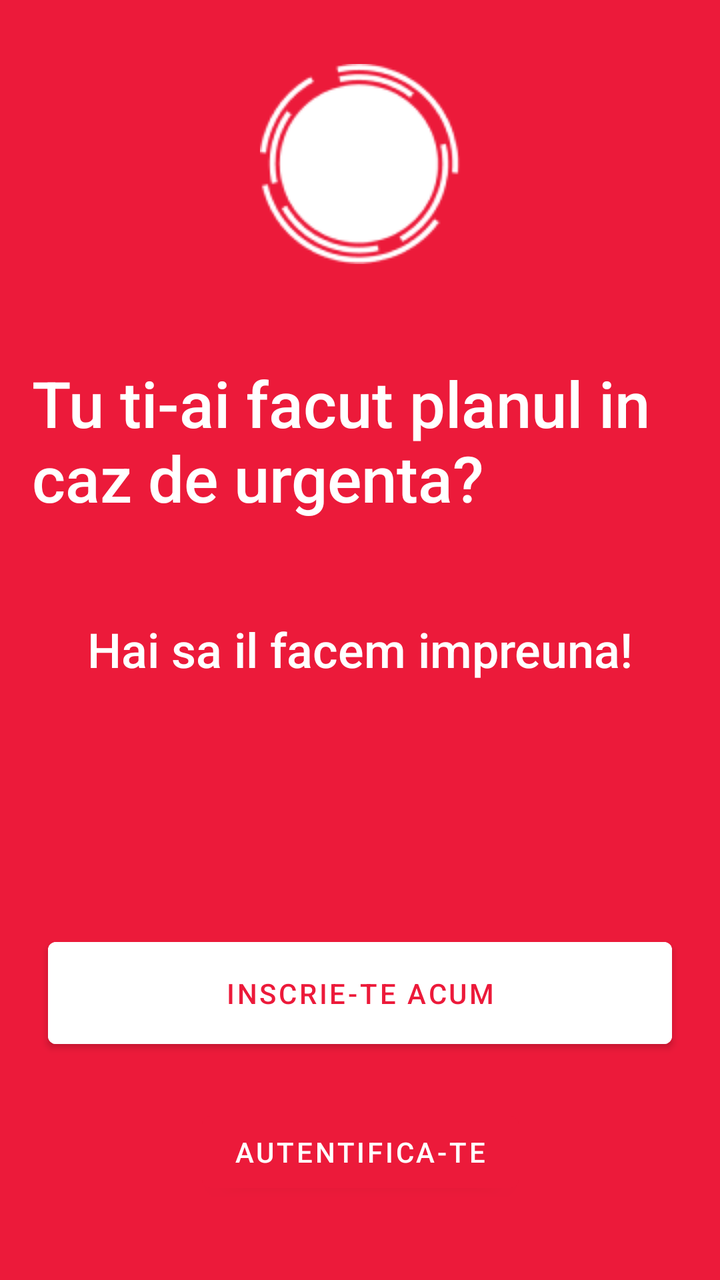
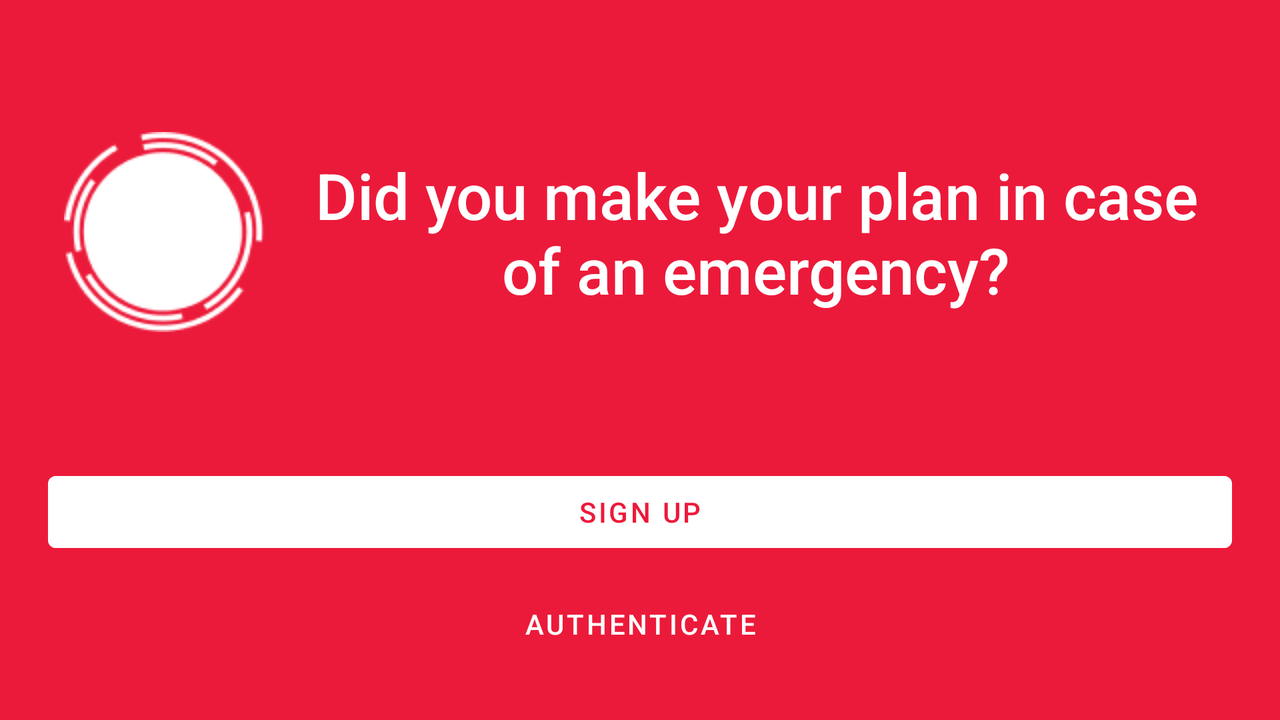

The same Android screen from two of the app's own layout files: first res/layout/ as a phone draws it, then the repository's variant for another configuration, drawn on a device whose configuration selects that folder. Both files follow.
<!-- AndroidManifest.xml: application theme AppTheme -->
<!-- res/layout/activity_login.xml -->
<androidx.constraintlayout.widget.ConstraintLayout xmlns:android="http://schemas.android.com/apk/res/android"
    xmlns:app="http://schemas.android.com/apk/res-auto"
    xmlns:tools="http://schemas.android.com/tools"
    android:layout_width="match_parent"
    android:layout_height="match_parent"
    android:background="@color/colorPrimary"
    android:clipChildren="false"
    android:clipToPadding="false"
    android:padding="@dimen/margin"
    tools:context="ro.code4.deurgenta.ui.login.LoginActivity">

    <ImageView
        android:id="@+id/logo"
        android:layout_width="wrap_content"
        android:layout_height="wrap_content"
        android:adjustViewBounds="true"
        android:layout_marginTop="@dimen/margin"
        app:layout_constraintEnd_toEndOf="parent"
        app:layout_constraintStart_toStartOf="parent"
        app:layout_constraintTop_toTopOf="parent"
        app:srcCompat="@drawable/logo_white"
        tools:ignore="ContentDescription" />


    <TextView
        android:id="@+id/title"
        style="@style/Text.Heading"
        android:layout_width="wrap_content"
        android:layout_height="wrap_content"
        android:layout_marginStart="@dimen/margin"
        android:layout_marginEnd="@dimen/margin"
        app:layout_constraintTop_toBottomOf="@id/logo"
        app:layout_constraintStart_toStartOf="parent"
        app:layout_constraintEnd_toEndOf="parent"
        android:layout_marginTop="@dimen/xxbig_margin"
        android:text="Tu ti-ai facut planul in caz de urgenta?" />


    <TextView
        android:id="@+id/subtitle"
        style="@style/Text.Big"
        android:layout_width="wrap_content"
        android:layout_height="wrap_content"
        android:layout_marginStart="@dimen/margin"
        android:layout_marginEnd="@dimen/margin"
        app:layout_constraintTop_toBottomOf="@id/title"
        app:layout_constraintStart_toStartOf="parent"
        app:layout_constraintEnd_toEndOf="parent"
        android:layout_marginTop="@dimen/xxbig_margin"
        android:text="Hai sa il facem impreuna!" />


    <com.google.android.material.button.MaterialButton
            android:id="@+id/signupButton"
            style="@style/Text.Signup"
            android:layout_width="match_parent"
            android:paddingTop="@dimen/margin"
            android:paddingBottom="@dimen/margin"
            app:layout_constraintStart_toStartOf="parent"
            app:layout_constraintEnd_toEndOf="parent"
            app:layout_constraintBottom_toTopOf="@+id/loginButton"
            android:layout_marginBottom="@dimen/big_margin"
            android:layout_marginStart="@dimen/small_margin"
            android:layout_marginEnd="@dimen/small_margin"
            android:text="@string/button_signup" />

    <com.google.android.material.button.MaterialButton
        android:id="@+id/loginButton"
        style="@style/Text"
        android:layout_width="wrap_content"
        android:layout_height="wrap_content"
        android:layout_marginBottom="@dimen/big_margin"
        app:layout_constraintStart_toStartOf="parent"
        app:layout_constraintEnd_toEndOf="parent"
        app:layout_constraintBottom_toBottomOf="parent"
        android:text="@string/button_login"/>

</androidx.constraintlayout.widget.ConstraintLayout>
<!-- resources referenced by this layout -->
<resources>
  <color name="colorPrimary">#EC1A3A</color>
  <dimen name="big_margin">24dp</dimen>
  <dimen name="margin">16dp</dimen>
  <dimen name="small_margin">8dp</dimen>
  <dimen name="xxbig_margin">48dp</dimen>
  <!-- drawable logo_white: png bitmap (drawable, 4680 bytes) -->
  <string name="button_login" translatable="false">Autentifica-te</string>
  <string name="button_signup" translatable="false">Inscrie-te acum</string>
  <style name="Text">
          <item name="android:textSize">14sp</item>
          <item name="android:textColor">@color/white</item>
          <item name="android:fontFamily">sans-serif-medium</item>
      </style>
  <style name="Text.Big">
          <item name="android:textColor">@color/white</item>
          <item name="android:textSize">24sp</item>
      </style>
  <style name="Text.Heading">
          <item name="android:textColor">@color/white</item>
          <item name="android:textSize">32sp</item>
      </style>
  <style name="Text.Signup">
          <item name="android:textSize">14sp</item>
          <item name="android:textColor">@color/colorPrimary</item>
          <item name="android:backgroundTint">@color/colorPrimaryLight</item>
          <item name="android:fontFamily">sans-serif-medium</item>
      </style>
  <style name="AppTheme" parent="Theme.MaterialComponents.Light.DarkActionBar">
          
          <item name="colorPrimary">@color/colorPrimary</item>
          <item name="colorPrimaryDark">@color/colorPrimary</item>
          <item name="colorAccent">@color/colorPrimary</item>
          <item name="android:windowIsTranslucent">false</item>
      </style>
  <color name="white">#ffffff</color>
  <color name="colorPrimaryLight">#ffffff</color>
</resources>
<!-- res/layout-land/activity_login.xml (the repository's variant of the layout above) -->
<!-- drawn on the phone turned sideways -->
<androidx.constraintlayout.widget.ConstraintLayout xmlns:android="http://schemas.android.com/apk/res/android"
    xmlns:app="http://schemas.android.com/apk/res-auto"
    xmlns:tools="http://schemas.android.com/tools"
    android:layout_width="match_parent"
    android:layout_height="match_parent"
    android:background="@color/colorPrimary"
    android:clipChildren="false"
    android:clipToPadding="false"
    android:padding="@dimen/margin"
    tools:context="ro.code4.deurgenta.ui.login.LoginActivity">

    <ImageView
        android:id="@+id/logo"
        android:layout_width="wrap_content"
        android:layout_height="wrap_content"
        android:layout_marginStart="@dimen/margin"
        android:layout_marginBottom="@dimen/margin"
        android:adjustViewBounds="true"
        app:layout_constraintBottom_toTopOf="@+id/signupButton"
        app:layout_constraintEnd_toStartOf="@id/title"
        app:layout_constraintStart_toStartOf="parent"
        app:layout_constraintTop_toTopOf="parent"
        app:srcCompat="@drawable/logo_white"
        tools:ignore="ContentDescription" />

    <TextView
        android:id="@+id/title"
        style="@style/Text.Heading"
        android:layout_width="0dp"
        android:layout_height="wrap_content"
        android:layout_marginStart="@dimen/margin"
        android:layout_marginEnd="@dimen/margin"
        android:layout_marginBottom="@dimen/margin"
        android:gravity="center"
        android:text="@string/login_title"
        app:layout_constraintBottom_toTopOf="@+id/signupButton"
        app:layout_constraintEnd_toEndOf="parent"
        app:layout_constraintStart_toEndOf="@id/logo"
        app:layout_constraintTop_toTopOf="parent" />

    <com.google.android.material.button.MaterialButton
        android:id="@+id/signupButton"
        style="@style/Signup.Button"
        android:layout_width="match_parent"
        android:layout_height="wrap_content"
        android:layout_marginStart="@dimen/small_margin"
        android:layout_marginEnd="@dimen/small_margin"
        android:layout_marginBottom="@dimen/small_margin"
        android:text="@string/login_button_signup"
        app:layout_constraintBottom_toTopOf="@+id/loginButton"
        app:layout_constraintEnd_toEndOf="parent"
        app:layout_constraintStart_toStartOf="parent" />

    <com.google.android.material.button.MaterialButton
        android:id="@+id/loginButton"
        style="@style/Signup.Button.Simple"
        android:layout_width="wrap_content"
        android:layout_height="wrap_content"
        android:layout_marginBottom="@dimen/small_margin"
        android:text="@string/login_button_login"
        app:layout_constraintBottom_toBottomOf="parent"
        app:layout_constraintEnd_toEndOf="parent"
        app:layout_constraintStart_toStartOf="parent" />

</androidx.constraintlayout.widget.ConstraintLayout>
<!-- resources referenced by the variant -->
<!-- as the phone turned sideways resolves them -->
<resources>
  <color name="colorPrimary">#EC1A3A</color>
  <dimen name="margin">16dp</dimen>
  <dimen name="small_margin">8dp</dimen>
  <!-- drawable logo_white: png bitmap (drawable, 4680 bytes) -->
  <string name="login_button_login" translatable="false">Authenticate</string>
  <string name="login_button_signup" translatable="false">Sign up</string>
  <string name="login_title" translatable="false">Did you make your plan in case of an emergency?</string>
  <style name="Signup.Button" parent="Widget.MaterialComponents.Button.TextButton">
          <item name="android:textSize">14sp</item>
          <item name="android:textColor">@color/colorPrimary</item>
          <item name="android:backgroundTint">@color/white</item>
          <item name="android:fontFamily">sans-serif-medium</item>
      </style>
  <style name="Signup.Button.Simple">
          <item name="android:textColor">@color/white</item>
          <item name="android:backgroundTint">@color/colorPrimary</item>
          <item name="rippleColor">@color/white</item>
          <item name="strokeWidth">0dp</item>
      </style>
  <style name="Text.Heading">
          <item name="android:textColor">@color/white</item>
          <item name="android:textSize">32sp</item>
      </style>
  <style name="AppTheme" parent="Theme.MaterialComponents.Light.DarkActionBar">
          
          <item name="colorPrimary">@color/colorPrimary</item>
          <item name="colorPrimaryDark">@color/colorPrimary</item>
          <item name="colorAccent">@color/colorPrimary</item>
          <item name="android:windowIsTranslucent">false</item>
      </style>
  <color name="white">#ffffff</color>
</resources>
